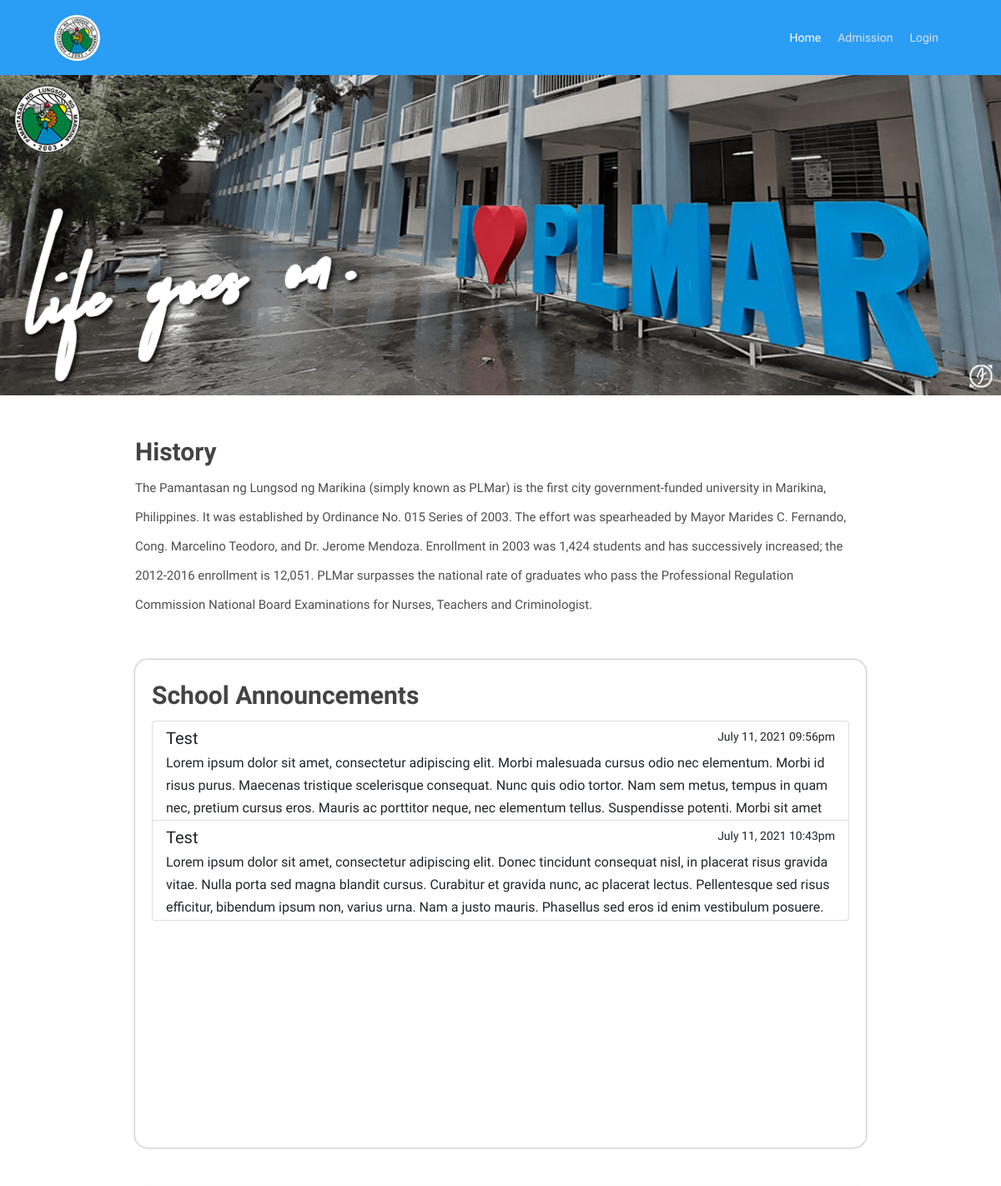
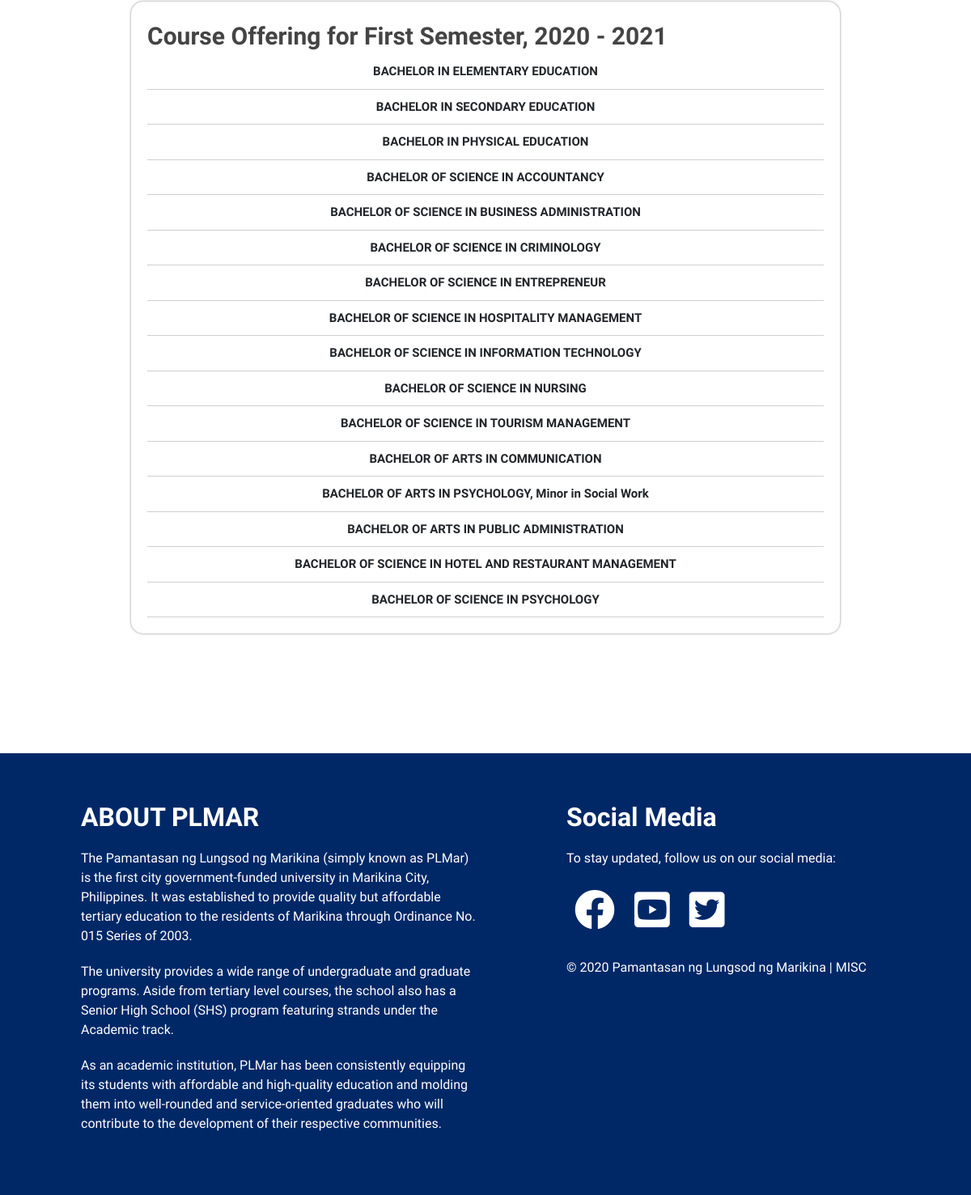
The page /pages/index.php on the database its author committed (2 pictures, top to bottom).
### tables this page shows
CREATE TABLE `announcement` (
  `AnnounceID` int(11) NOT NULL,
  `AdminID` varchar(50) NOT NULL,
  `Title` varchar(100) NOT NULL,
  `Content` text NOT NULL,
  `CreatedAt` datetime NOT NULL DEFAULT current_timestamp(),
  `Type` varchar(50) NOT NULL
);

CREATE TABLE `course` (
  `CourseID` varchar(50) NOT NULL,
  `Course` varchar(100) NOT NULL,
  `Duration` varchar(50) NOT NULL,
  `Admission` varchar(100) NOT NULL,
  `TuitionFee` varchar(100) NOT NULL,
  `Department` varchar(50) NOT NULL,
  `Abbreviation` varchar(50) NOT NULL
);

### db-helper/Select.php (called while the page is built, shortened)
<?php
class Select extends Connection{
    public function getAnnouncementByType($type, $dept){
        $con = $this->connect();
        $stmt = $con->prepare('SELECT * FROM `announcement` INNER JOIN admin ON admin.AdminID = announcement.AdminID WHERE Type = ? AND admin.Department RLIKE(?);');
        $stmt->bind_param('ss', $type, $dept);
        $stmt->execute();
        $result = $stmt->get_result();
        return $result->fetch_all(MYSQLI_ASSOC);
    }
    public function getCourses(){
        $con = $this->connect();
        $stmt = $con->prepare('SELECT * FROM `course` WHERE CourseID RLIKE("CO1")');
        $stmt->execute();
        $res = $stmt->get_result();
        return $res->fetch_all(MYSQLI_ASSOC);
    }
}

### pages/index.php (the view, shortened to what this page needs)
<?php
    include '../includes/header.inc.php';
    include '../includes/nav.outside-nav.php';
?>
<link rel="stylesheet" href="../css/index.css?v=<?php echo time()?>">
<img src="../img/gwt-banner-19.png" width="100%">
<div class="container pb-5">
    <div class="history-container">
        <h1 class="sub-header">History</h1>
        <p class="phar history">The Pamantasan ng Lungsod ng Marikina (simply known as PLMar)
            is the first city government-funded university in Marikina, Philippines.
            It was established by Ordinance No. 015 Series of 2003. The effort
            was spearheaded by Mayor Marides C. Fernando, Cong. Marcelino Teodoro,
            and Dr. Jerome Mendoza. Enrollment in 2003 was 1,424 students and has
            successively increased; the 2012-2016 enrollment is 12,051. PLMar surpasses
            the national rate of graduates who pass the Professional Regulation Commission
            National Board Examinations for Nurses, Teachers and Criminologist.</p>
    </div>
    <div class="card-container mt-5">
        <label class="sub-header">School Announcements</label>
        <?php $announcement = $selectObj->getAnnouncementByType('school', ""); ?>
        <div class="overflow-auto" style="height: 500px;">
            <div class="list-group mt-2 school-announce">
                <?php foreach($announcement as $num => $announce): ?>
                    <a href="#" class="list-group-item list-group-item-action" data-announce-id="<?php echo $announce['AnnounceID']?>">
                        <div class="d-flex w-100 justify-content-between">
                            <h5 class="mb-1"><?php echo $announcement[$num]['Title']?></h5>
                            <small><?php echo date('F d, Y h:ia', strtotime($announcement[$num]['CreatedAt']))?></small>
                        </div>
                        <p class="mb-1"><?php echo $announcement[$num]['Content']?></p>
                    </a>
                <?php endforeach; ?>
            </div>
        </div>
    </div>
    <div class="card-container mt-5">
        <label class="sub-header">Course Offering for First Semester, 2020 - 2021</label>
        <?php $course = $selectObj->getCourses(); ?>
        <table class="plmar-table">
            <tbody>
                <?php for($i = 0; $i < count($course); $i++): ?>
                    <tr>
                        <td class="text-center title"><?php echo $course[$i]['Course']?></td>
                    </tr>
                <?php endfor; ?>
            </tbody>
        </table>
    </div>
</div>
<div class="index-footer container-fluid">
    <div class="content">
        <div class="row">
            <div class="col-12 col-lg-6 about">
                <h2>ABOUT PLMAR</h2>
                <p>The Pamantasan ng Lungsod ng Marikina (simply known as PLMar) is the first city government-funded
                    university in Marikina City, Philippines. It was established to provide quality but affordable
                    tertiary education to the residents of Marikina through Ordinance No. 015 Series of 2003.</p>
                <p>The university provides a wide range of undergraduate and graduate programs. Aside from
                    tertiary level courses, the school also has a Senior High School (SHS) program featuring
                    strands under the Academic track.</p>
                <p>As an academic institution, PLMar has been consistently equipping its students with affordable
                    and high-quality education and molding them into well-rounded and service-oriented graduates who
                    will contribute to the development of their respective communities.</p>
            </div>
            <div class="col-12 col-lg-6 contact">
                <h2>Social Media</h2>
                <p>To stay updated, follow us on our social media:</p>
                <a href="https://web.facebook.com/cpaips/?_rdc=1&_rdr"><i class="fab fa-facebook"></i></a>
                <a href="https://www.youtube.com/channel/UCz7GtBK1hzFv7eEyZD2Y7hw"><i class="fab fa-youtube-square"></i></a>
                <a href="https://twitter.com/cpaipsplmar"><i class="fab fa-twitter-square"></i></a>
                <p>© 2020 Pamantasan ng Lungsod ng Marikina | MISC</p>
            </div>
        </div>
    </div>
</div>
<?php
    include '../includes/footer.inc.php';
?>

### css/style-resources.css (style rules this page uses)
.sub-header { font-size: 30px; font-weight: 600; color: #444444; }
.phar { font-size: 15px; font-weight: 500; color: #4e4e4e; }
.title { font-size: 15px; font-weight: 600; }
.plmar-table { width: 100%; }
.plmar-table tbody tr td { padding: 10px; border-bottom: 1px solid #cfcfcf; }
.card-container { padding: 20px; background-color: #ffffff; border-radius: 15px; box-shadow: 0px 0px 3px gray; }

### css/nav.outside-nav.css (style rules this page uses)
body { padding-top: 90px; font-family: 'Spartan', sans-serif; }

### css/index.css (style rules this page uses)
.container { max-width: 900px; margin-left: auto; margin-right: auto; }
.history-container { margin-top: 50px; }
.history-container .phar.history { line-height: 35px; }
div.list-group { z-index: -1; }
div.list-group a.list-group-item { max-height: 120px; display: block; overflow: hidden; }
div.list-group a.list-group-item p { line-height: 27px; }
.index-footer { margin-top: 100px; background: #002867; color: white; padding-top: 60px; padding-bottom: 60px; padding-left: 15px; padding-right: 15px; }
.index-footer h2 { font-weight: 700; }
.index-footer div.about p { margin-top: 20px; }
.index-footer div.contact { margin-top: 40px; }
.index-footer div.contact a { font-size: 50px; margin: 0 10px; color: white; }
.index-footer div.contact p { margin-top: 20px; }
@media (min-width: 992px) { .index-footer { padding-left: 100px; padding-right: 100px; } }
@media (min-width: 992px) { .index-footer div.contact { margin-top: 0px; padding-left: 100px; } }

### rows shown on the page
announcement: Title "Test", CreatedAt "July 11, 2021 09:56pm", Content "Lorem ipsum dolor sit amet, consectetur adipiscing elit. Morbi malesuada cursus odio nec elementum. Morbi id risus purus. Maecenas tristique scelerisque consequat. Nunc quis odio tortor. Nam sem metus, tempus in quam nec, pretium cursus eros. Mauris ac porttitor neque, nec elementum tellus. Suspendisse potenti. Morbi sit amet…"
announcement: Title "Test", CreatedAt "July 11, 2021 10:43pm", Content "Lorem ipsum dolor sit amet, consectetur adipiscing elit. Donec tincidunt consequat nisl, in placerat risus gravida vitae. Nulla porta sed magna blandit cursus. Curabitur et gravida nunc, ac placerat lectus. Pellentesque sed risus efficitur, bibendum ipsum non, varius urna. Nam a justo mauris. Phasellus sed eros id enim vestibulum posuere.…"
course: Course "BACHELOR IN ELEMENTARY EDUCATION"
course: Course "BACHELOR IN SECONDARY EDUCATION"
course: Course "BACHELOR IN PHYSICAL EDUCATION"
course: Course "BACHELOR OF SCIENCE IN ACCOUNTANCY"
course: Course "BACHELOR OF SCIENCE IN BUSINESS ADMINISTRATION"
course: Course "BACHELOR OF SCIENCE IN CRIMINOLOGY"
course: Course "BACHELOR OF SCIENCE IN ENTREPRENEUR"
course: Course "BACHELOR OF SCIENCE IN HOSPITALITY MANAGEMENT"
course: Course "BACHELOR OF SCIENCE IN INFORMATION TECHNOLOGY"
course: Course "BACHELOR OF SCIENCE IN NURSING"
course: Course "BACHELOR OF SCIENCE IN TOURISM MANAGEMENT"
course: Course "BACHELOR OF ARTS IN COMMUNICATION"
course: Course "BACHELOR OF ARTS IN PSYCHOLOGY, Minor in Social Work"
course: Course "BACHELOR OF ARTS IN PUBLIC ADMINISTRATION"
course: Course "BACHELOR OF SCIENCE IN HOTEL AND RESTAURANT MANAGEMENT"
course: Course "BACHELOR OF SCIENCE IN PSYCHOLOGY"
